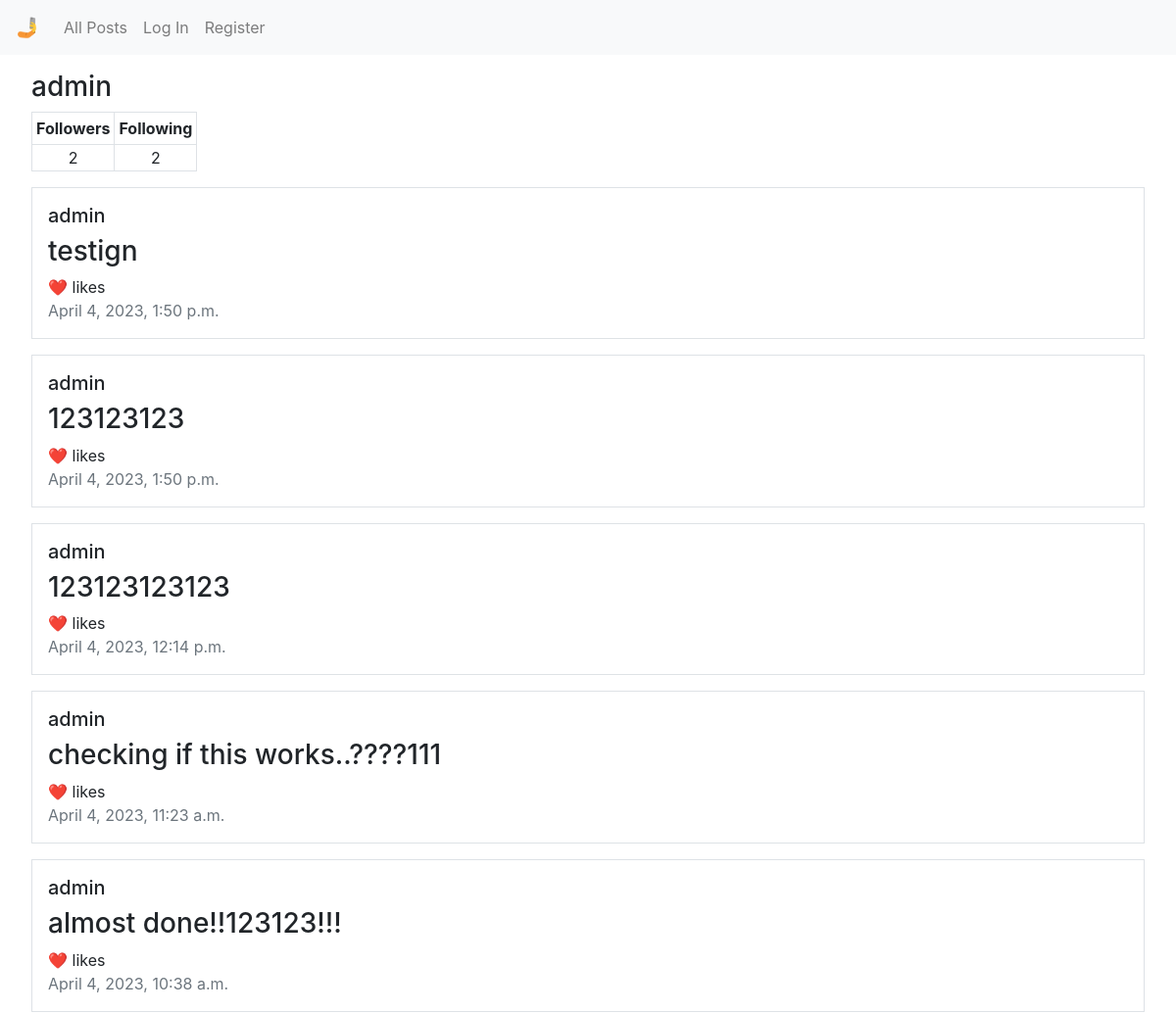
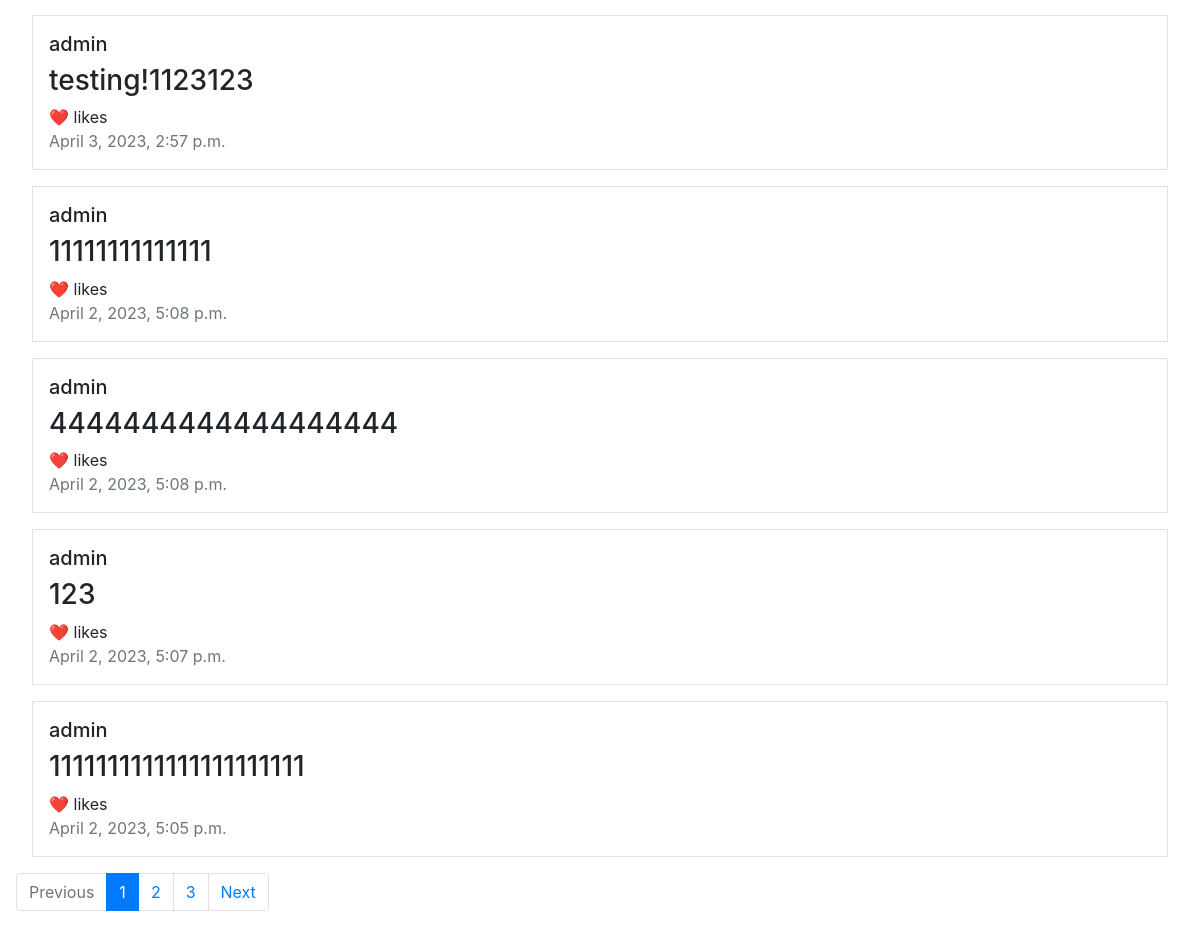
/profile/admin, run on the app's committed database (2 pictures, top to bottom).
### network/models.py (models this page shows, shortened)
class User(AbstractUser):
    pass

class Post(models.Model):
    poster = models.ForeignKey(User, on_delete=models.CASCADE, null=True, default=None)
    post = models.CharField(max_length=2000)
    datetime = models.DateTimeField(auto_now=True)

### network/views.py (the view, shortened to what this page needs)
# urls.py: path("profile/<str:user>", views.profile, name="profile"),
@csrf_exempt
def profile(request, user, pg=1):
    profile_user = User.objects.get(username=user)
    posts = []
    list = Post.objects.filter(poster=profile_user).order_by('-datetime')
    for item in list:
        posts.append(item)
    page = Paginator(posts, 10)
    pages = range(1, page.num_pages+1)
    followers = Follow.objects.filter(following_user=profile_user).count()
    following = Follow.objects.filter(user=profile_user).count()
    try:
        Follow.objects.get(user=request.user, following_user=User.objects.get(username=user))
        f_status = True
    except:
        f_status = False
    return render(request, "network/profile.html",{
        "posts": page.page(pg),
        "user": profile_user.username,
        "followers": followers,
        "following": following,
        "f_status": f_status,
        "pages": pages,
        "current_page": pg,
        "previous_page": pg-1,
        "next_page": pg+1
    })

### network/templates/network/profile.html (shortened to what this page needs)
{% extends "network/layout.html" %}
{% block body %}
    <h3 class="ml-3">{% if user == request.user.username %}Your Profile{% else %}{{ user }}{% endif %}</h3>
    <table class="ml-3">
        <thead>
            <tr>
                <th class="border p-1">Followers</th>
                <th class="border p-1">Following</th>
            </tr>
        </thead>
        <tbody>
            <tr>
                <td id="follower-num" class="border text-center">{{ followers }}</td>
                <td id="following-num" class="border text-center">{{ following }}</td>
                <td>
                </td>
            </tr>
        </tbody>
    </table>
    <div class="posts">
        {% for post in posts %}
        <div class="border m-3 p-3">
            <h5>{{ post.poster }}</h5>
            <div id="post_body{{ post.pk }}"><h3>{{ post.post }}</h3></div>
            <div class="likes">
                {% if request.user.is_authenticated %}
                <span class="like_button" id="like{{ post.pk }}" data-like_id="{{ post.pk }}">🤍</span>
                {% else %}
                <span>❤️</span>
                {% endif %}
                <span><span class="like_num" id="like-count{{ post.pk }}" data-num_id="{{ post.pk }}"></span> likes</span>
            </div>
            <div class="text-muted" id="datetime{{ post.pk }}">{{ post.datetime }}</div>
        </div>
        {% empty %}
        <div class="m-3 p-3">
            <h5>No posts to display.</h5>
        </div>
        {% endfor %}
    </div>
    <nav>
        <ul class="pagination">
            {% if current_page == 1 %}
                <li class="page-item disabled"><a class="page-link">Previous</a></li>
            {% else %}
                <li class="page-item"><a class="page-link" href="/{{ previous_page }}">Previous</a></li>
            {% endif %}
            {% for page in pages %}
                {% if page == current_page %}
                    <li class="page-item active"><a class="page-link" href="{% url 'profile_page' user page %}">{{ page }}</a></li>
                {% else %}
                    <li class="page-item"><a class="page-link" href="{% url 'profile_page' user page %}">{{ page }}</a></li>
                {% endif %}
            {% endfor %}
            {% if current_page == pages|length %}
            <li class="page-item disabled"><a class="page-link">Next</a></li>
            {% else %}
            <li class="page-item"><a class="page-link" href="/{{ next_page }}">Next</a></li>
            {% endif %}
        </ul>
    </nav>
{% endblock %}

### data on the page
User: username "admin"
Post: poster "admin", post "testign", datetime "April 4, 2023, 1:50 p.m."
Post: poster "admin", post "123123123", datetime "April 4, 2023, 1:50 p.m."
Post: poster "admin", post "123123123123", datetime "April 4, 2023, 12:14 p.m."
Post: poster "admin", post "checking if this works..????111", datetime "April 4, 2023, 11:23 a.m."
Post: poster "admin", post "almost done!!123123!!!", datetime "April 4, 2023, 10:38 a.m."
Post: poster "admin", post "testing!1123123", datetime "April 3, 2023, 2:57 p.m."
Post: poster "admin", post "11111111111111", datetime "April 2, 2023, 5:08 p.m."
Post: poster "admin", post "4444444444444444444", datetime "April 2, 2023, 5:08 p.m."
Post: poster "admin", post "123", datetime "April 2, 2023, 5:07 p.m."
Post: poster "admin", post "1111111111111111111111", datetime "April 2, 2023, 5:05 p.m."

### other printed values
{{ followers }} "2"
{{ following }} "2"
{{ page }} "1"
{{ page }} "2" "3"
